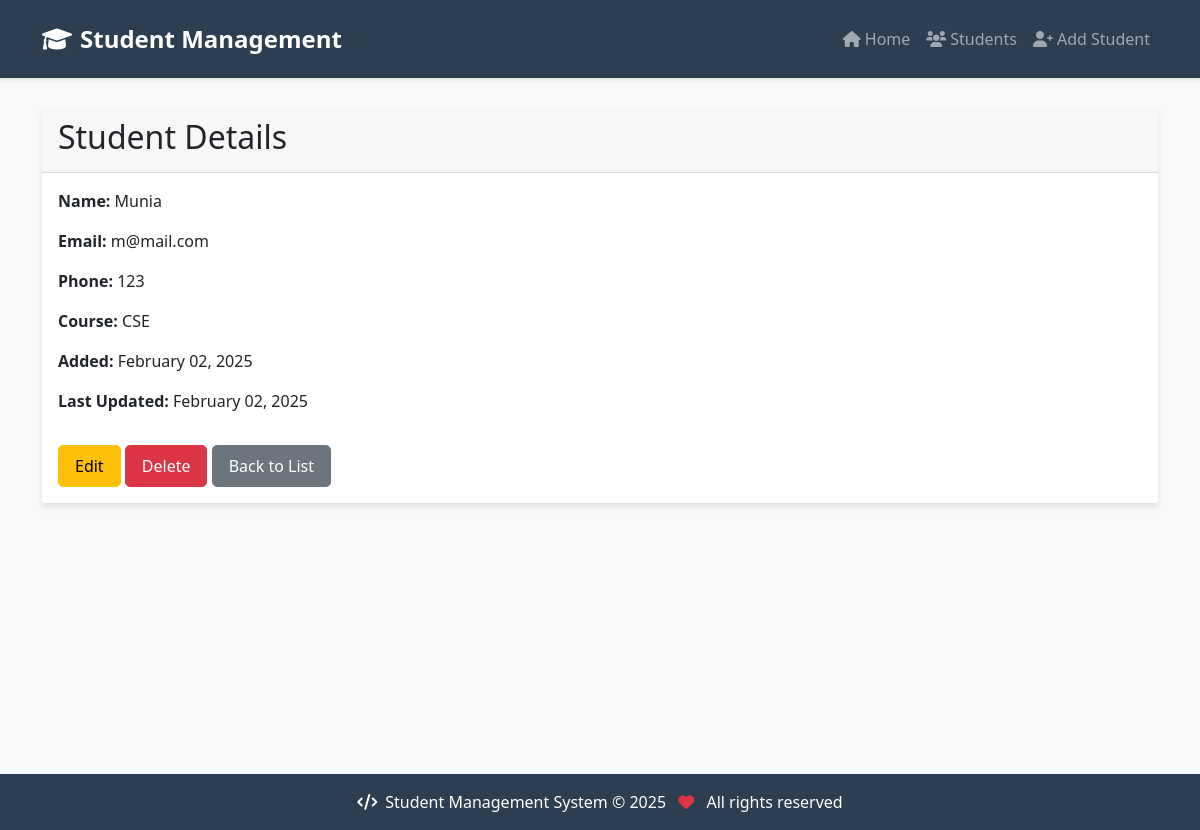
Screenshot of /student/9/ with the database file from the repository.
### students/models.py (models this page shows, shortened)
class Student(models.Model):
    name = models.CharField(max_length=100)
    email = models.EmailField(unique=True)
    phone = models.CharField(max_length=15)
    course = models.CharField(max_length=50)
    created_at = models.DateTimeField(auto_now_add=True)
    updated_at = models.DateTimeField(auto_now=True)

### students/views.py (the view)
# urls.py: path('student/<int:pk>/', StudentDetailView.as_view(), name='student-detail'),
class StudentDetailView(DetailView):
    model = Student
    template_name = 'students/student_detail.html'

### students/templates/students/student_detail.html
{% extends 'students/base.html' %}
{% block content %}
<div class="card">
    <div class="card-header">
        <h2>Student Details</h2>
    </div>
    <div class="card-body">
        <div class="row">
            <div class="col-md-6">
                <p><strong>Name:</strong> {{ student.name }}</p>
                <p><strong>Email:</strong> {{ student.email }}</p>
                <p><strong>Phone:</strong> {{ student.phone }}</p>
                <p><strong>Course:</strong> {{ student.course }}</p>
                <p><strong>Added:</strong> {{ student.created_at|date:"F d, Y" }}</p>
                <p><strong>Last Updated:</strong> {{ student.updated_at|date:"F d, Y" }}</p>
            </div>
        </div>
        <div class="mt-3">
            <a href="{% url 'student-update' student.pk %}" class="btn btn-warning">Edit</a>
            <a href="{% url 'student-delete' student.pk %}" class="btn btn-danger">Delete</a>
            <a href="{% url 'student-list' %}" class="btn btn-secondary">Back to List</a>
        </div>
    </div>
</div>
{% endblock %}

### students/static/students/css/style.css (style rules this page uses)
:root { --primary-color: #2c3e50; --secondary-color: #34495e; --accent-color: #3498db; }
body { background-color: #f8f9fa; }
.card { border: none; box-shadow: 0 4px 6px rgba(0,0,0,0.1); transition: transform 0.3s ease; }
.btn { border-radius: 5px; padding: 0.5rem 1rem; font-weight: 500; transition: all 0.3s ease; }

### rows the page displays
Student: name "Munia", email "m@mail.com", phone "123", course "CSE", created_at "February 02, 2025", updated_at "February 02, 2025"
